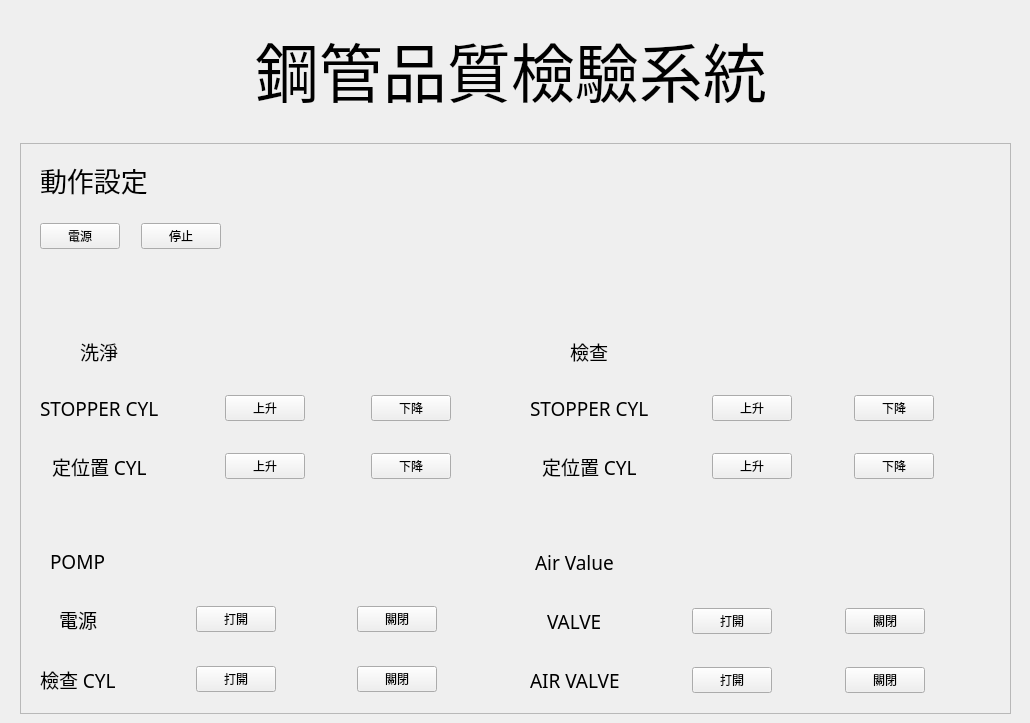
    <widget class="QWidget" name="tab">
     <attribute name="title">
      <string>動作設定</string>
     </attribute>
     <widget class="QFrame" name="frame">
      <property name="geometry">
       <rect>
        <x>20</x>
        <y>143</y>
        <width>991</width>
        <height>571</height>
       </rect>
      </property>
      <property name="frameShape">
       <enum>QFrame::StyledPanel</enum>
      </property>
      <property name="frameShadow">
       <enum>QFrame::Raised</enum>
      </property>
      <widget class="QWidget" name="gridLayoutWidget_5">
       <property name="geometry">
        <rect>
         <x>20</x>
         <y>80</y>
         <width>196</width>
         <height>63</height>
        </rect>
       </property>
       <layout class="QGridLayout" name="gridLayout_18">
        <item row="0" column="2">
         <widget class="QPushButton" name="stop_btn">
          <property name="text">
           <string>停止</string>
          </property>
         </widget>
        </item>
        <item row="0" column="3">
         <spacer name="horizontalSpacer_5">
          <property name="orientation">
           <enum>Qt::Horizontal</enum>
          </property>
          <property name="sizeHint" stdset="0">
           <size>
            <width>10</width>
            <height>20</height>
           </size>
          </property>
         </spacer>
        </item>
        <item row="0" column="0">
         <widget class="QPushButton" name="power_btn">
          <property name="text">
           <string>電源</string>
          </property>
         </widget>
        </item>
        <item row="0" column="1">
         <spacer name="horizontalSpacer_4">
          <property name="orientation">
           <enum>Qt::Horizontal</enum>
          </property>
          <property name="sizeHint" stdset="0">
           <size>
            <width>10</width>
            <height>20</height>
           </size>
          </property>
         </spacer>
        </item>
        <item row="1" column="0">
         <spacer name="verticalSpacer_1">
          <property name="orientation">
           <enum>Qt::Vertical</enum>
          </property>
          <property name="sizeHint" stdset="0">
           <size>
            <width>20</width>
            <height>20</height>
           </size>
          </property>
         </spacer>
        </item>
       </layout>
      </widget>
      <widget class="QWidget" name="gridLayoutWidget_7">
       <property name="geometry">
        <rect>
         <x>510</x>
         <y>170</y>
         <width>461</width>
         <height>191</height>
        </rect>
       </property>
       <layout class="QGridLayout" name="gridLayout_22">
        <item row="4" column="0" alignment="Qt::AlignHCenter">
         <widget class="QLabel" name="check_stopper_cyl_label">
          <property name="font">
           <font>
            <family>Cascadia Code</family>
            <pointsize>14</pointsize>
           </font>
          </property>
          <property name="text">
           <string>STOPPER CYL</string>
          </property>
         </widget>
        </item>
        <item row="4" column="4">
         <widget class="QPushButton" name="check_stopper_cyl_down_btn">
          <property name="text">
           <string>下降</string>
          </property>
         </widget>
        </item>
        <item row="6" column="0" alignment="Qt::AlignHCenter">
         <widget class="QLabel" name="check_fixed_position_CYL_label">
          <property name="font">
           <font>
            <family>Cascadia Code</family>
            <pointsize>14</pointsize>
           </font>
          </property>
          <property name="text">
           <string>定位置 CYL</string>
          </property>
         </widget>
        </item>
        <item row="0" column="1">
         <spacer name="horizontalSpacer_9">
          <property name="orientation">
           <enum>Qt::Horizontal</enum>
          </property>
          <property name="sizeHint" stdset="0">
           <size>
            <width>40</width>
            <height>20</height>
           </size>
          </property>
         </spacer>
        </item>
        <item row="0" column="3">
         <spacer name="horizontalSpacer_10">
          <property name="orientation">
           <enum>Qt::Horizontal</enum>
          </property>
          <property name="sizeHint" stdset="0">
           <size>
            <width>40</width>
            <height>20</height>
           </size>
          </property>
         </spacer>
        </item>
        <item row="0" column="5">
         <spacer name="horizontalSpacer_11">
          <property name="orientation">
           <enum>Qt::Horizontal</enum>
          </property>
          <property name="sizeHint" stdset="0">
           <size>
            <width>40</width>
            <height>20</height>
           </size>
          </property>
         </spacer>
        </item>
        <item row="6" column="4">
         <widget class="QPushButton" name="check_fixed_position_CYL_down_btn">
          <property name="text">
           <string>下降</string>
          </property>
         </widget>
        </item>
        <item row="2" column="0">
         <spacer name="verticalSpacer_7">
          <property name="orientation">
           <enum>Qt::Vertical</enum>
          </property>
          <property name="sizeHint" stdset="0">
           <size>
            <width>20</width>
            <height>10</height>
           </size>
          </property>
         </spacer>
        </item>
        <item row="0" column="0">
         <spacer name="verticalSpacer_6">
          <property name="orientation">
           <enum>Qt::Vertical</enum>
          </property>
          <property name="sizeHint" stdset="0">
           <size>
            <width>20</width>
            <height>20</height>
           </size>
          </property>
         </spacer>
        </item>
        <item row="6" column="2" alignment="Qt::AlignHCenter">
         <widget class="QPushButton" name="check_fixed_position_CYL_up_btn">
          <property name="text">
           <string>上升</string>
          </property>
         </widget>
        </item>
        <item row="4" column="2" alignment="Qt::AlignHCenter">
         <widget class="QPushButton" name="check_stopper_cyl_up_btn">
          <property name="text">
           <string>上升</string>
          </property>
         </widget>
        </item>
        <item row="1" column="0" alignment="Qt::AlignHCenter">
         <widget class="QLabel" name="check_label">
          <property name="font">
           <font>
            <family>Cascadia Code</family>
            <pointsize>14</pointsize>
           </font>
          </property>
          <property name="text">
           <string>檢查</string>
          </property>
         </widget>
        </item>
        <item row="5" column="0">
         <spacer name="verticalSpacer_8">
          <property name="orientation">
           <enum>Qt::Vertical</enum>
          </property>
          <property name="sizeHint" stdset="0">
           <size>
            <width>20</width>
            <height>10</height>
           </size>
          </property>
         </spacer>
        </item>
        <item row="7" column="0">
         <spacer name="verticalSpacer_9">
          <property name="orientation">
           <enum>Qt::Vertical</enum>
          </property>
          <property name="sizeHint" stdset="0">
           <size>
            <width>40</width>
            <height>20</height>
           </size>
          </property>
         </spacer>
        </item>
       </layout>
      </widget>
      <widget class="QWidget" name="gridLayoutWidget_6">
       <property name="geometry">
        <rect>
         <x>20</x>
         <y>170</y>
         <width>471</width>
         <height>191</height>
        </rect>
       </property>
       <layout class="QGridLayout" name="gridLayout_23">
        <item row="2" column="0">
         <spacer name="verticalSpacer_3">
          <property name="orientation">
           <enum>Qt::Vertical</enum>
          </property>
          <property name="sizeHint" stdset="0">
           <size>
            <width>20</width>
            <height>20</height>
           </size>
          </property>
         </spacer>
        </item>
        <item row="0" column="1">
         <spacer name="horizontalSpacer_6">
          <property name="orientation">
           <enum>Qt::Horizontal</enum>
          </property>
          <property name="sizeHint" stdset="0">
           <size>
            <width>40</width>
            <height>20</height>
           </size>
          </property>
         </spacer>
        </item>
        <item row="6" column="0">
         <spacer name="verticalSpacer_5">
          <property name="orientation">
           <enum>Qt::Vertical</enum>
          </property>
          <property name="sizeHint" stdset="0">
           <size>
            <width>40</width>
            <height>20</height>
           </size>
          </property>
         </spacer>
        </item>
        <item row="5" column="2" alignment="Qt::AlignHCenter">
         <widget class="QPushButton" name="clean_fixed_position_CYL_up_btn">
          <property name="text">
           <string>上升</string>
          </property>
         </widget>
        </item>
        <item row="3" column="0" alignment="Qt::AlignHCenter">
         <widget class="QLabel" name="clean_stopper_cyl_label">
          <property name="font">
           <font>
            <family>Cascadia Code</family>
            <pointsize>14</pointsize>
           </font>
          </property>
          <property name="text">
           <string>STOPPER CYL</string>
          </property>
         </widget>
        </item>
        <item row="5" column="0" alignment="Qt::AlignHCenter">
         <widget class="QLabel" name="clean_fixed_position_CYL_label">
          <property name="font">
           <font>
            <family>Cascadia Code</family>
            <pointsize>14</pointsize>
           </font>
          </property>
          <property name="text">
           <string>定位置 CYL</string>
          </property>
         </widget>
        </item>
        <item row="0" column="0">
         <spacer name="verticalSpacer_2">
          <property name="orientation">
           <enum>Qt::Vertical</enum>
          </property>
          <property name="sizeHint" stdset="0">
           <size>
            <width>20</width>
            <height>20</height>
           </size>
          </property>
         </spacer>
        </item>
        <item row="1" column="0" alignment="Qt::AlignHCenter">
         <widget class="QLabel" name="clean_label">
          <property name="font">
           <font>
            <family>Cascadia Code</family>
            <pointsize>14</pointsize>
           </font>
          </property>
          <property name="text">
           <string>洗淨</string>
          </property>
         </widget>
        </item>
        <item row="0" column="3">
         <spacer name="horizontalSpacer_7">
          <property name="orientation">
           <enum>Qt::Horizontal</enum>
          </property>
          <property name="sizeHint" stdset="0">
           <size>
            <width>40</width>
            <height>20</height>
           </size>
          </property>
         </spacer>
        </item>
        <item row="3" column="2" alignment="Qt::AlignHCenter">
         <widget class="QPushButton" name="clean_stopper_cyl_up_btn">
          <property name="text">
           <string>上升</string>
          </property>
         </widget>
        </item>
        <item row="5" column="4">
         <widget class="QPushButton" name="clean_fixed_position_CYL_down_btn">
          <property name="text">
           <string>下降</string>
          </property>
         </widget>
        </item>
        <item row="3" column="4">
         <widget class="QPushButton" name="clean_stopper_cyl_down_btn">
          <property name="text">
           <string>下降</string>
          </property>
         </widget>
        </item>
        <item row="0" column="5">
         <spacer name="horizontalSpacer_8">
          <property name="orientation">
           <enum>Qt::Horizontal</enum>
          </property>
          <property name="sizeHint" stdset="0">
           <size>
            <width>40</width>
            <height>20</height>
           </size>
          </property>
         </spacer>
        </item>
        <item row="4" column="0">
         <spacer name="verticalSpacer_4">
          <property name="orientation">
           <enum>Qt::Vertical</enum>
          </property>
          <property name="sizeHint" stdset="0">
           <size>
            <width>20</width>
            <height>20</height>
           </size>
          </property>
         </spacer>
        </item>
       </layout>
      </widget>
      <widget class="QWidget" name="gridLayoutWidget_8">
       <property name="geometry">
        <rect>
         <x>20</x>
         <y>380</y>
         <width>471</width>
         <height>171</height>
        </rect>
       </property>
       <layout class="QGridLayout" name="gridLayout_24">
        <item row="6" column="2">
         <widget class="QPushButton" name="pomp_check_CYL_open_btn">
          <property name="text">
           <string>打開</string>
          </property>
         </widget>
        </item>
        <item row="1" column="0" alignment="Qt::AlignHCenter">
         <widget class="QLabel" name="pomp_label">
          <property name="font">
           <font>
            <family>Cascadia Code</family>
            <pointsize>14</pointsize>
           </font>
          </property>
          <property name="text">
           <string>POMP</string>
          </property>
         </widget>
        </item>
        <item row="4" column="0" alignment="Qt::AlignHCenter">
         <widget class="QLabel" name="pomp_power_label">
          <property name="font">
           <font>
            <family>Cascadia Code</family>
            <pointsize>14</pointsize>
           </font>
          </property>
          <property name="text">
           <string>電源</string>
          </property>
         </widget>
        </item>
        <item row="6" column="5">
         <widget class="QPushButton" name="pomp_check_CYL_close_btn">
          <property name="text">
           <string>關閉</string>
          </property>
         </widget>
        </item>
        <item row="6" column="0" alignment="Qt::AlignHCenter">
         <widget class="QLabel" name="pomp_check_CYL_label">
          <property name="font">
           <font>
            <family>Cascadia Code</family>
            <pointsize>14</pointsize>
           </font>
          </property>
          <property name="text">
           <string>檢查 CYL</string>
          </property>
         </widget>
        </item>
        <item row="2" column="0">
         <spacer name="verticalSpacer_11">
          <property name="orientation">
           <enum>Qt::Vertical</enum>
          </property>
          <property name="sizeHint" stdset="0">
           <size>
            <width>20</width>
            <height>20</height>
           </size>
          </property>
         </spacer>
        </item>
        <item row="4" column="5">
         <widget class="QPushButton" name="pomp_power_close_btn">
          <property name="text">
           <string>關閉</string>
          </property>
         </widget>
        </item>
        <item row="5" column="0">
         <spacer name="verticalSpacer_12">
          <property name="orientation">
           <enum>Qt::Vertical</enum>
          </property>
          <property name="sizeHint" stdset="0">
           <size>
            <width>20</width>
            <height>10</height>
           </size>
          </property>
         </spacer>
        </item>
        <item row="0" column="0">
         <spacer name="verticalSpacer_10">
          <property name="orientation">
           <enum>Qt::Vertical</enum>
          </property>
          <property name="sizeHint" stdset="0">
           <size>
            <width>20</width>
            <height>20</height>
           </size>
          </property>
         </spacer>
        </item>
        <item row="4" column="2" alignment="Qt::AlignHCenter">
         <widget class="QPushButton" name="pomp_power_open_btn">
          <property name="text">
           <string>打開</string>
          </property>
         </widget>
        </item>
        <item row="0" column="1">
         <spacer name="horizontalSpacer_12">
          <property name="orientation">
           <enum>Qt::Horizontal</enum>
          </property>
          <property name="sizeHint" stdset="0">
           <size>
            <width>40</width>
            <height>20</height>
           </size>
          </property>
         </spacer>
        </item>
        <item row="0" column="4">
         <spacer name="horizontalSpacer_13">
          <property name="orientation">
           <enum>Qt::Horizontal</enum>
          </property>
          <property name="sizeHint" stdset="0">
           <size>
            <width>40</width>
            <height>20</height>
           </size>
          </property>
         </spacer>
        </item>
        <item row="0" column="6">
         <spacer name="horizontalSpacer_14">
          <property name="orientation">
           <enum>Qt::Horizontal</enum>
          </property>
          <property name="sizeHint" stdset="0">
           <size>
            <width>40</width>
            <height>20</height>
           </size>
          </property>
         </spacer>
        </item>
       </layout>
      </widget>
      <widget class="QWidget" name="layoutWidget">
       <property name="geometry">
        <rect>
         <x>20</x>
         <y>20</y>
         <width>202</width>
         <height>34</height>
        </rect>
       </property>
       <layout class="QGridLayout" name="gridLayout_7">
        <item row="0" column="0">
         <widget class="QLabel" name="action_setting">
          <property name="font">
           <font>
            <family>Cascadia Code</family>
            <pointsize>20</pointsize>
           </font>
          </property>
          <property name="text">
           <string>動作設定</string>
          </property>
         </widget>
        </item>
        <item row="0" column="1">
         <spacer name="horizontalSpacer_3">
          <property name="orientation">
           <enum>Qt::Horizontal</enum>
          </property>
          <property name="sizeHint" stdset="0">
           <size>
            <width>40</width>
            <height>20</height>
           </size>
          </property>
         </spacer>
        </item>
       </layout>
      </widget>
      <widget class="QWidget" name="gridLayoutWidget_9">
       <property name="geometry">
        <rect>
         <x>510</x>
         <y>380</y>
         <width>461</width>
         <height>171</height>
        </rect>
       </property>
       <layout class="QGridLayout" name="gridLayout_25">
        <item row="3" column="0">
         <spacer name="verticalSpacer_14">
          <property name="orientation">
           <enum>Qt::Vertical</enum>
          </property>
          <property name="sizeHint" stdset="0">
           <size>
            <width>20</width>
            <height>10</height>
           </size>
          </property>
         </spacer>
        </item>
        <item row="0" column="0">
         <spacer name="verticalSpacer_13">
          <property name="orientation">
           <enum>Qt::Vertical</enum>
          </property>
          <property name="sizeHint" stdset="0">
           <size>
            <width>20</width>
            <height>20</height>
           </size>
          </property>
         </spacer>
        </item>
        <item row="6" column="4">
         <widget class="QPushButton" name="air_value_close_btn">
          <property name="text">
           <string>關閉</string>
          </property>
         </widget>
        </item>
        <item row="4" column="0" alignment="Qt::AlignHCenter">
         <widget class="QLabel" name="airValue_value_label">
          <property name="font">
           <font>
            <family>Cascadia Code</family>
            <pointsize>14</pointsize>
           </font>
          </property>
          <property name="text">
           <string>VALVE</string>
          </property>
         </widget>
        </item>
        <item row="0" column="5">
         <spacer name="horizontalSpacer_17">
          <property name="orientation">
           <enum>Qt::Horizontal</enum>
          </property>
          <property name="sizeHint" stdset="0">
           <size>
            <width>40</width>
            <height>20</height>
           </size>
          </property>
         </spacer>
        </item>
        <item row="1" column="0" alignment="Qt::AlignHCenter">
         <widget class="QLabel" name="air_value_title_label">
          <property name="font">
           <font>
            <family>Cascadia Code</family>
            <pointsize>14</pointsize>
           </font>
          </property>
          <property name="text">
           <string>Air Value</string>
          </property>
         </widget>
        </item>
        <item row="6" column="0" alignment="Qt::AlignHCenter">
         <widget class="QLabel" name="air_value_label">
          <property name="font">
           <font>
            <family>Cascadia Code</family>
            <pointsize>14</pointsize>
           </font>
          </property>
          <property name="text">
           <string>AIR VALVE</string>
          </property>
         </widget>
        </item>
        <item row="5" column="0">
         <spacer name="verticalSpacer_15">
          <property name="orientation">
           <enum>Qt::Vertical</enum>
          </property>
          <property name="sizeHint" stdset="0">
           <size>
            <width>20</width>
            <height>10</height>
           </size>
          </property>
         </spacer>
        </item>
        <item row="4" column="2" alignment="Qt::AlignHCenter">
         <widget class="QPushButton" name="airValue_value_open_btn">
          <property name="text">
           <string>打開</string>
          </property>
         </widget>
        </item>
        <item row="4" column="4">
         <widget class="QPushButton" name="airValue_value_close_btn">
          <property name="text">
           <string>關閉</string>
          </property>
         </widget>
        </item>
        <item row="6" column="2">
         <widget class="QPushButton" name="air_value_open_btn">
          <property name="text">
           <string>打開</string>
          </property>
         </widget>
        </item>
        <item row="0" column="1">
         <spacer name="horizontalSpacer_15">
          <property name="orientation">
           <enum>Qt::Horizontal</enum>
          </property>
          <property name="sizeHint" stdset="0">
           <size>
            <width>40</width>
            <height>20</height>
           </size>
          </property>
         </spacer>
        </item>
        <item row="0" column="3">
         <spacer name="horizontalSpacer_16">
          <property name="orientation">
           <enum>Qt::Horizontal</enum>
          </property>
          <property name="sizeHint" stdset="0">
           <size>
            <width>40</width>
            <height>20</height>
           </size>
          </property>
         </spacer>
        </item>
       </layout>
      </widget>
     </widget>
     <widget class="QWidget" name="gridLayoutWidget">
      <property name="geometry">
       <rect>
        <x>0</x>
        <y>10</y>
        <width>1021</width>
        <height>103</height>
       </rect>
      </property>
      <layout class="QGridLayout" name="gridLayout">
       <item row="1" column="0">
        <spacer name="horizontalSpacer_1">
         <property name="orientation">
          <enum>Qt::Horizontal</enum>
         </property>
         <property name="sizeHint" stdset="0">
          <size>
           <width>40</width>
           <height>20</height>
          </size>
         </property>
        </spacer>
       </item>
       <item row="1" column="1">
        <widget class="QLabel" name="title">
         <property name="minimumSize">
          <size>
           <width>216</width>
           <height>32</height>
          </size>
         </property>
         <property name="font">
          <font>
           <family>Cascadia Code</family>
           <pointsize>48</pointsize>
          </font>
         </property>
         <property name="text">
          <string>鋼管品質檢驗系統</string>
         </property>
        </widget>
       </item>
       <item row="1" column="2">
        <spacer name="horizontalSpacer_2">
         <property name="orientation">
          <enum>Qt::Horizontal</enum>
         </property>
         <property name="sizeHint" stdset="0">
          <size>
           <width>40</width>
           <height>20</height>
          </size>
         </property>
        </spacer>
       </item>
       <item row="0" column="1">
        <spacer name="verticalSpacer_49">
         <property name="orientation">
          <enum>Qt::Vertical</enum>
         </property>
         <property name="sizeHint" stdset="0">
          <size>
           <width>20</width>
           <height>20</height>
          </size>
         </property>
        </spacer>
       </item>
      </layout>
     </widget>
    </widget>
